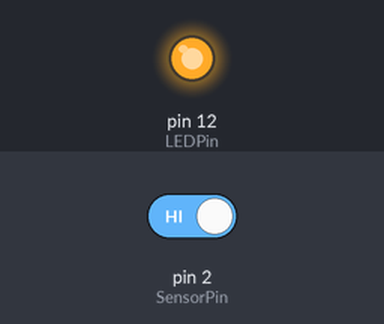
Recording of a sketch running on a simulated Arduino Uno, built with avr-gcc and run on an emulated ATmega328P. On the bench: output pins drawn as LEDs (lit = HIGH). The inputs (shaded band) are chosen by the test bench; at power-on: pin 2 (SensorPin) HIGH.

Above: at 1.2 s.
1.3 s: pin 2 (SensorPin) driven LOW
At 2.4 s:
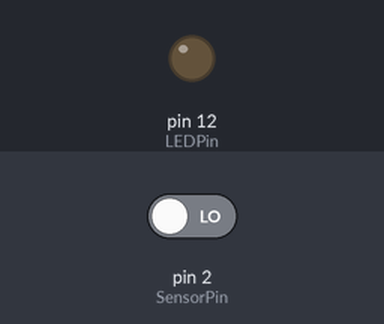
2.8 s: pin 2 (SensorPin) driven HIGH
At 3.6 s:
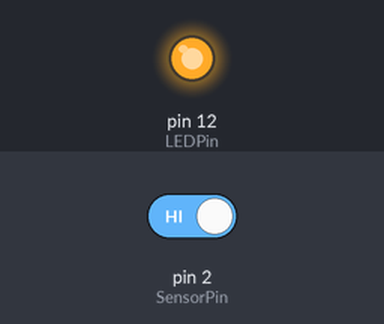
Timing chart, 0 to 5.8 s (numbered marks = the images above; inputs shaded):
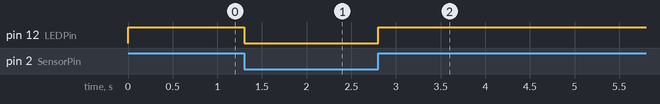

Measured:
- after the input at 1.3 s, pin 12 (LEDPin): HIGH → LOW at once
- after the input at 2.8 s, pin 12 (LEDPin): LOW → HIGH at once

The sketch:

TiltSensorSW-520DBasicConnection.ino
```cpp
const int SensorPin = 2;
const int LEDPin = 12;

void setup() {
    pinMode(SensorPin , INPUT);
    digitalWrite(SensorPin , HIGH);
    pinMode(LEDPin, OUTPUT);
}

void loop() {
    if (digitalRead(SensorPin)) {
        digitalWrite(LEDPin, HIGH);
    }  else {
        digitalWrite(LEDPin, LOW);
    }
}
```
